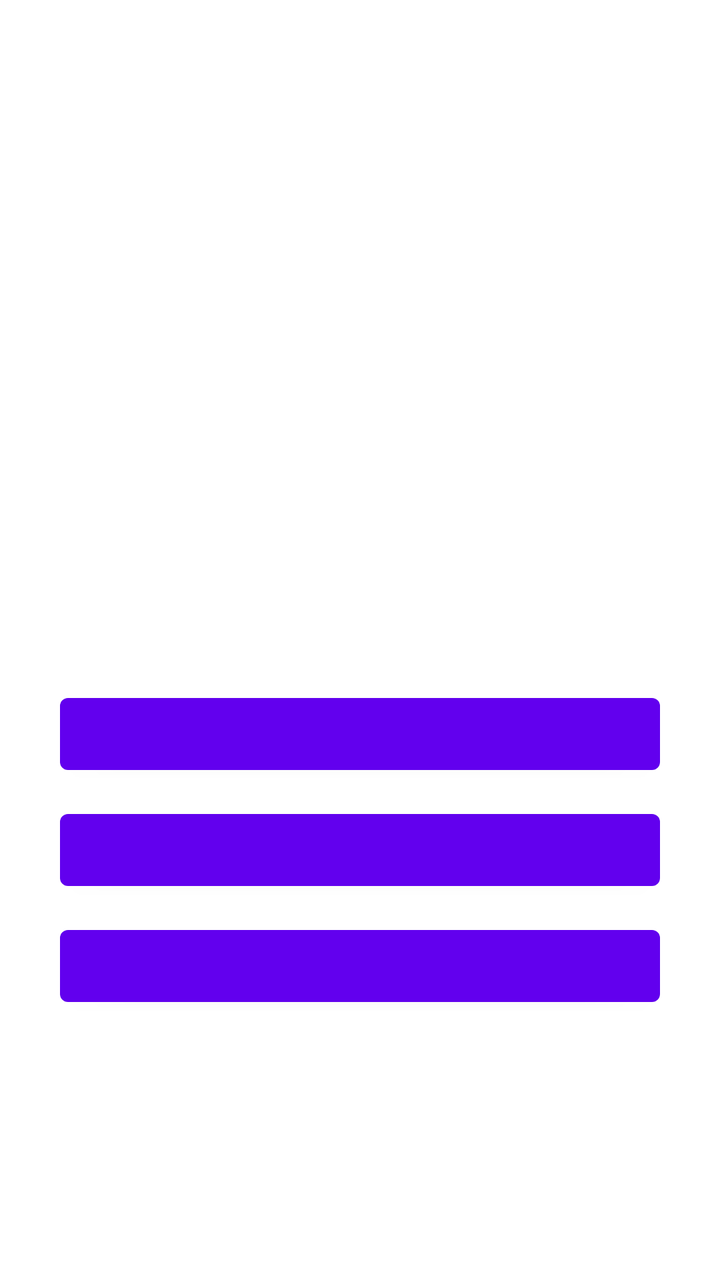
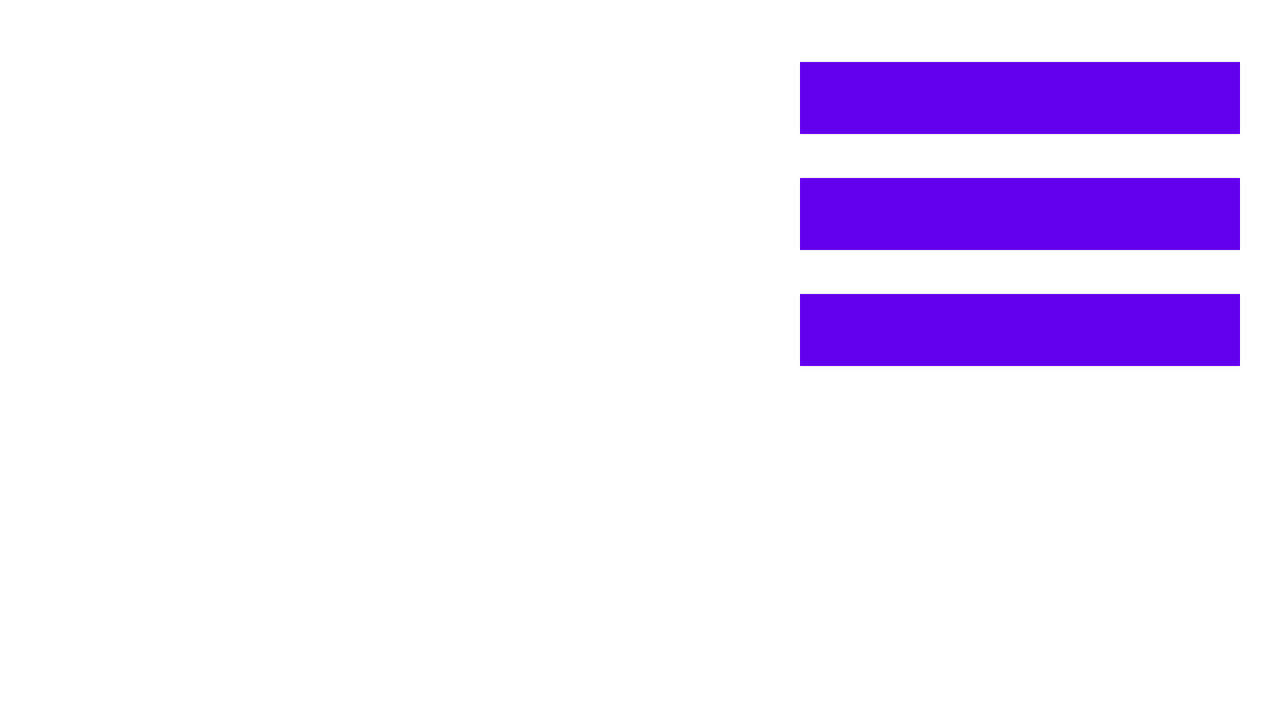

Compare how this app lays out the same screen by default and in its alternative resource folder. The renders come first, then the two layout files and the values they reference.
<!-- AndroidManifest.xml: application theme Theme.DAS_Individual_1 -->
<!-- res/layout/activity_juego.xml -->
<?xml version="1.0" encoding="utf-8"?>
<LinearLayout xmlns:android="http://schemas.android.com/apk/res/android"
    xmlns:app="http://schemas.android.com/apk/res-auto"
    xmlns:tools="http://schemas.android.com/tools"
    android:layout_width="match_parent"
    android:layout_height="match_parent"
    android:orientation="vertical"
    tools:context=".JuegoActivity">

    <LinearLayout
        android:layout_width="match_parent"
        android:layout_height="300dp"
        android:gravity="center">

        
        <ImageView
            android:id="@+id/bandera"
            android:layout_width="match_parent"
            android:layout_height="200dp" />
    </LinearLayout>

    <LinearLayout
        android:layout_width="match_parent"
        android:layout_height="250dp"
        android:gravity="center"
        android:orientation="vertical">

        
        <Button
            android:id="@+id/opcion_1_btn"
            android:layout_width="300dp"
            android:layout_height="wrap_content"
            android:layout_margin="5dp"
            android:onClick="onClickOpcion"
            android:textAlignment="center"
            android:textSize="20sp"
            android:textStyle="bold" />

        
        <Button
            android:id="@+id/opcion_2_btn"
            android:layout_width="300dp"
            android:layout_height="wrap_content"
            android:layout_margin="5dp"
            android:onClick="onClickOpcion"
            android:textAlignment="center"
            android:textSize="20sp"
            android:textStyle="bold" />

        
        <Button
            android:id="@+id/opcion_3_btn"
            android:layout_width="300dp"
            android:layout_height="wrap_content"
            android:layout_margin="5dp"
            android:onClick="onClickOpcion"
            android:textAlignment="center"
            android:textSize="20sp"
            android:textStyle="bold" />
    </LinearLayout>

    <FrameLayout
        android:layout_width="match_parent"
        android:layout_height="match_parent"
        android:orientation="horizontal">

        <Button
            android:id="@+id/jugar_btn"
            android:layout_width="wrap_content"
            android:layout_height="wrap_content"
            android:layout_margin="15dp"
            android:layout_gravity="top|center"
            android:onClick="onClickJugar"
            android:text="Volver a jugar"
            android:textAlignment="center"
            android:textSize="20sp"
            android:textStyle="bold"
            android:visibility="invisible" />

        <Button
            android:id="@+id/siguiente_btn"
            android:layout_width="wrap_content"
            android:layout_height="wrap_content"
            android:layout_margin="15dp"
            android:layout_gravity="top|center"
            android:onClick="onClickSiguiente"
            android:text="Siguiente"
            android:textAlignment="center"
            android:textSize="20sp"
            android:textStyle="bold"
            android:visibility="invisible" />
    </FrameLayout>
</LinearLayout>
<!-- resources referenced by this layout -->
<resources>
  <style name="Theme.DAS_Individual_1" parent="Theme.MaterialComponents.DayNight.DarkActionBar">
          
          <item name="colorPrimary">@color/purple_500</item>
          <item name="colorPrimaryVariant">@color/purple_700</item>
          <item name="colorOnPrimary">@color/white</item>
          
          <item name="colorSecondary">@color/teal_200</item>
          <item name="colorSecondaryVariant">@color/teal_700</item>
          <item name="colorOnSecondary">@color/black</item>
          
          <item name="android:statusBarColor" tools:targetApi="l">?attr/colorPrimaryVariant</item>
          
      </style>
</resources>
<!-- res/layout-land/activity_juego.xml (the repository's variant of the layout above) -->
<!-- drawn on the phone turned sideways -->
<?xml version="1.0" encoding="utf-8"?>
<LinearLayout xmlns:android="http://schemas.android.com/apk/res/android"
    xmlns:app="http://schemas.android.com/apk/res-auto"
    xmlns:tools="http://schemas.android.com/tools"
    android:layout_width="match_parent"
    android:layout_height="match_parent"
    android:orientation="horizontal"
    tools:context=".JuegoActivity">

    <LinearLayout
        android:layout_width="400dp"
        android:layout_height="match_parent"
        android:gravity="center">

        
        <ImageView
            android:id="@+id/bandera"
            android:layout_width="250dp"
            android:layout_height="match_parent" />
    </LinearLayout>

    <LinearLayout
        android:layout_width="match_parent"
        android:layout_height="match_parent"
        android:layout_marginRight="20dp"
        android:gravity="center"
        android:orientation="vertical"
        android:paddingTop="20dp">

        
        <Button
            android:id="@+id/opcion_1_btn"
            android:layout_width="300dp"
            android:layout_height="wrap_content"
            android:layout_margin="5dp"
            android:onClick="onClickOpcion"
            android:textAlignment="center"
            android:textSize="20sp"
            android:textStyle="bold" />

        
        <Button
            android:id="@+id/opcion_2_btn"
            android:layout_width="300dp"
            android:layout_height="wrap_content"
            android:layout_margin="5dp"
            android:onClick="onClickOpcion"
            android:textAlignment="center"
            android:textSize="20sp"
            android:textStyle="bold" />

        
        <Button
            android:id="@+id/opcion_3_btn"
            android:layout_width="300dp"
            android:layout_height="wrap_content"
            android:layout_margin="5dp"
            android:onClick="onClickOpcion"
            android:textAlignment="center"
            android:textSize="20sp"
            android:textStyle="bold" />

        <FrameLayout
            android:layout_width="match_parent"
            android:layout_height="match_parent"
            android:orientation="horizontal">

            <Button
                android:id="@+id/jugar_btn"
                android:layout_width="wrap_content"
                android:layout_height="wrap_content"
                android:layout_margin="15dp"
                android:layout_gravity="top|center"
                android:onClick="onClickJugar"
                android:text="Volver a jugar"
                android:textAlignment="center"
                android:textSize="20sp"
                android:textStyle="bold"
                android:visibility="invisible" />

            <Button
                android:id="@+id/siguiente_btn"
                android:layout_width="wrap_content"
                android:layout_height="wrap_content"
                android:layout_margin="15dp"
                android:layout_gravity="top|center"
                android:onClick="onClickSiguiente"
                android:text="Siguiente"
                android:textAlignment="center"
                android:textSize="20sp"
                android:textStyle="bold"
                android:visibility="invisible" />
        </FrameLayout>
    </LinearLayout>
</LinearLayout>
